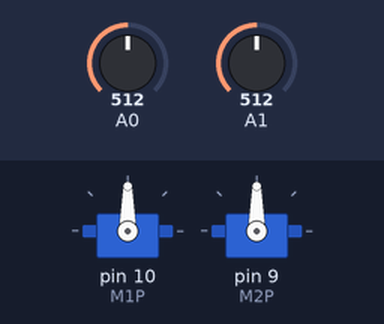
Recording of a sketch running on a simulated Arduino Uno, built with avr-gcc and run on an emulated ATmega328P. Parts: 2 × servo. The inputs (shaded band) are chosen by the test bench; at power-on: A0 = 512, A1 = 512.

Above: at 1.2 s.
1.3 s: A0 set to 716
At 1.9 s:
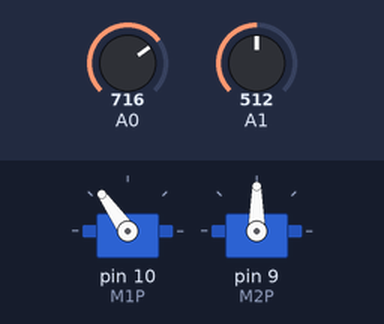
2.8 s: A1 set to 716
At 4.0 s:
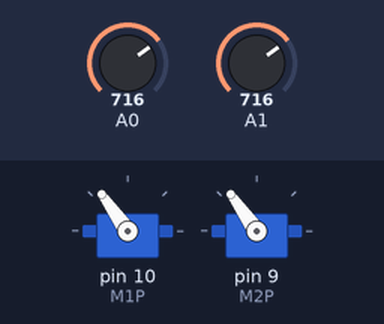
4.3 s: A0 set to 900
At 5.4 s:
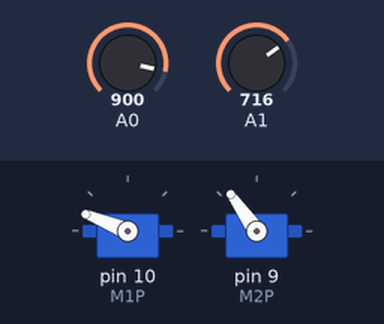
5.8 s: A1 set to 900
At 6.5 s:
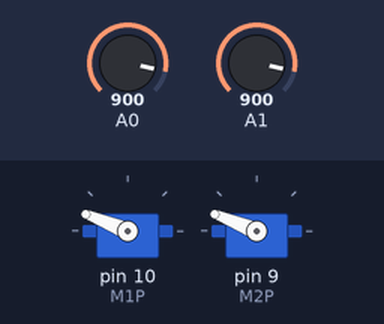
7.3 s: A0 set to 1023
At 7.7 s:
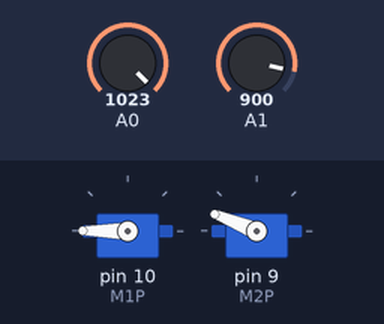
8.8 s: A1 set to 1023
At 10.0 s:
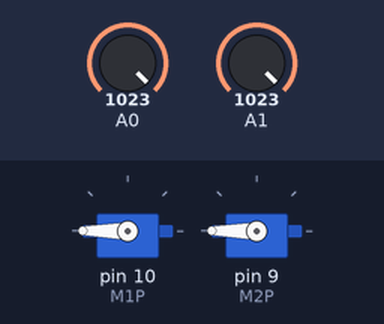
Timing chart, 0 to 11.3 s (numbered marks = the images above; inputs shaded):
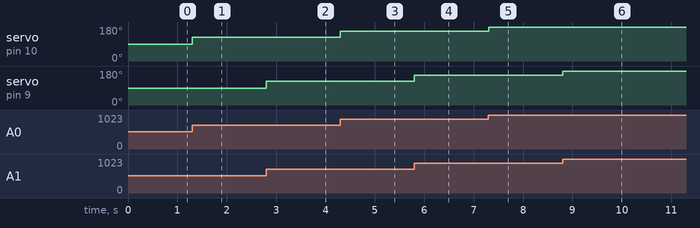

The sketch:

Servo_motor.ino
```cpp
#include <Servo.h>
// object's decleration.
Servo M1; // Motor 1
Servo M2; // Motor 2

int P1; // Motor 1 Potentiometer
int P2; // Motor 2 Potentiometer
int M1P=10; // Assign Motor 1 to pin 10;
int M2P=9; // Assign Motor 1 to pin 9;
void setup(){
 M1.attach(M1P);
 M2.attach(M2P);
}
void loop (){
  // Motor 1:
  P1=analogRead(A0);
  P1=map(P1,0,1023,0,180); // The angle ranges from 0 to 180.
  M1.write(P1);
  // Motor 2:
  P2=analogRead(A1);
  P2=map(P2,0,1023,0,180); // The angle ranges from 0 to 180.
  M2.write(P2);
}
```

Measured:
- after the input at 1.3 s, servo on pin 10 (M1P): 90° → 125° at once
- after the input at 2.8 s, servo on pin 9 (M2P): 90° → 125° at once
- after the input at 4.3 s, servo on pin 10 (M1P): 125° → 158° at once
- after the input at 5.8 s, servo on pin 9 (M2P): 125° → 158° at once
- after the input at 7.3 s, servo on pin 10 (M1P): 158° → 180° at once
- after the input at 8.8 s, servo on pin 9 (M2P): 158° → 180° at once
